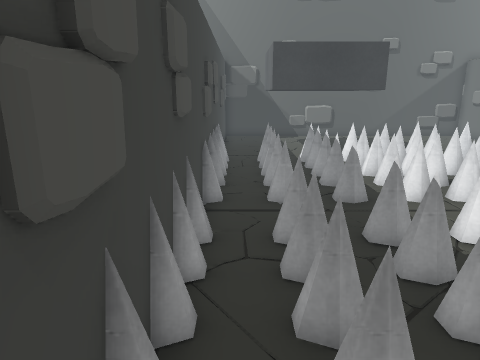
view 1 (above)

16 first-person views from a walk through a 3-D level made in the Unity game engine. The camera is 1.4 m above the floor, tilts 14° down and sees 70° across. The floor is counted in squares, 0.5 m on a side. Each view is taken from the middle of a square. On the plan, view 1 faces up. The plan holds only what a view shows up to about 20 squares ahead; the rest is blank. The place goes on beyond the plan. Door leaves are left out, so doorways stand open. Some surface patterns are stand-ins.

view 2
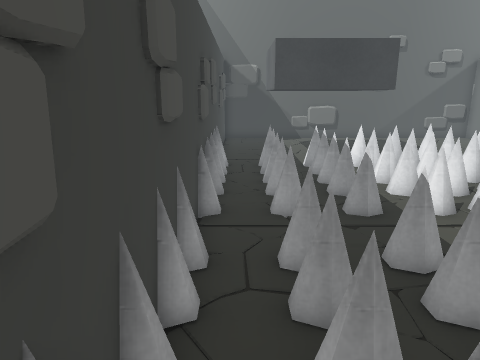

view 3
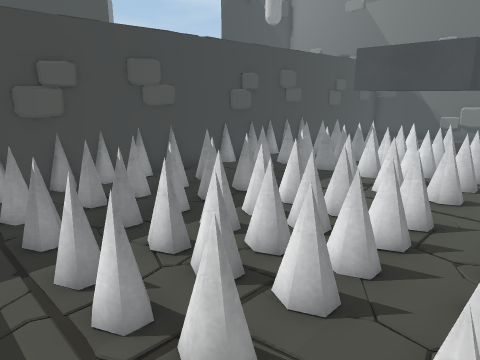

view 4
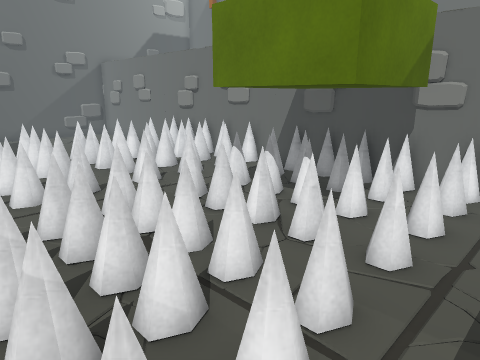

view 5
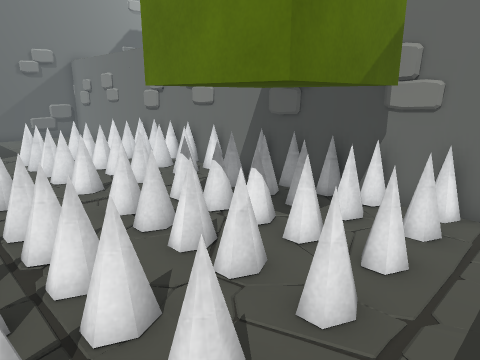

view 6
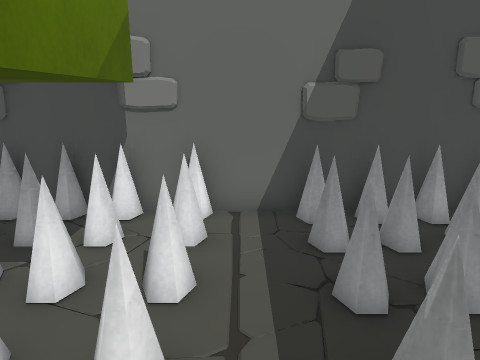

view 7
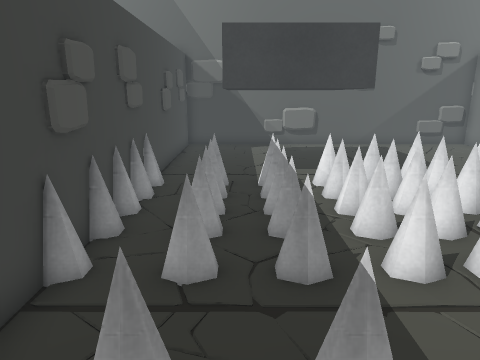

view 8
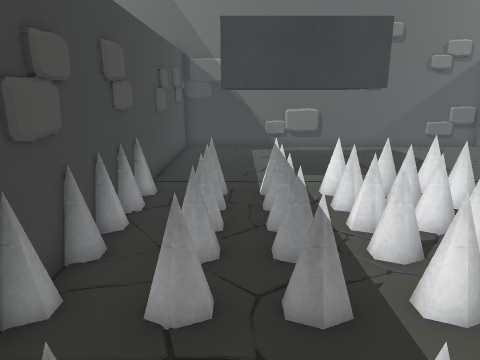

view 9
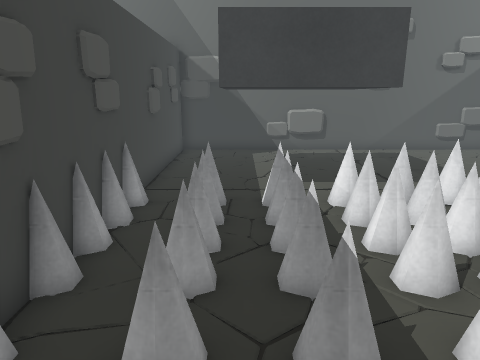

view 10
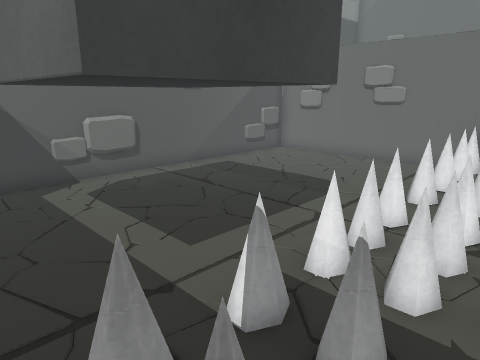

view 11
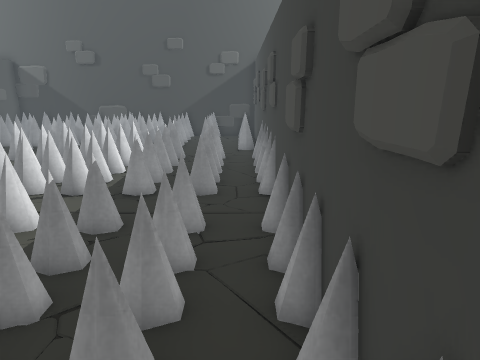

view 12
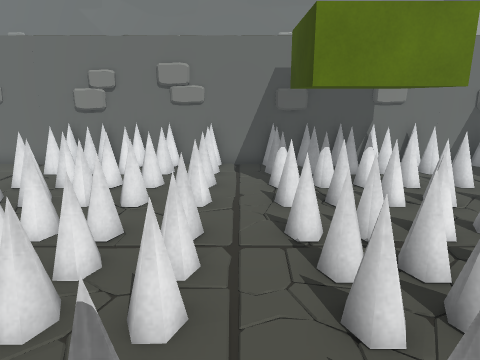

view 13
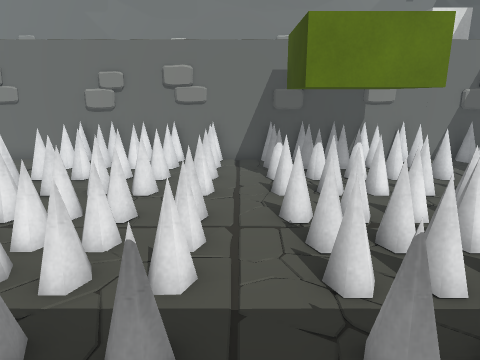

view 14
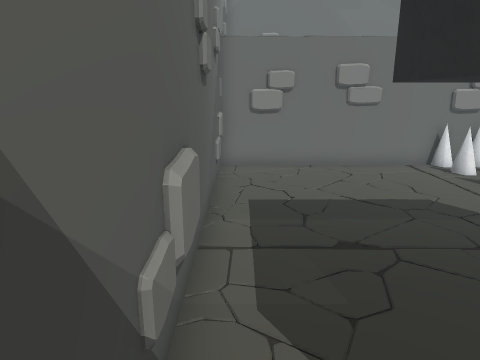

view 15
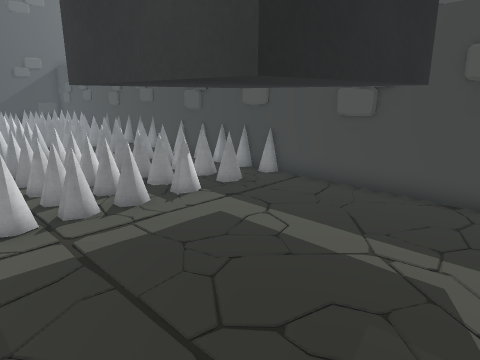

view 16
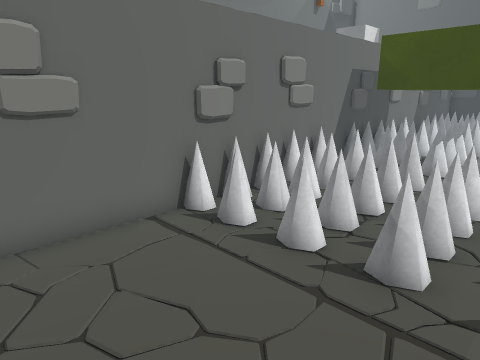

### Floor plan
Key: @ floor where view 1 was taken; # wall or solid block; x gap in a wall; . floor; = window, fence, low wall or low ledge; T thing the floor can be seen under or through; O other object.
Columns run from 1 left of view 1 to 15 right of it. Each row starts with its distance up from view 1.
 24 #################
 23 #...............#
 22 #...............#
 21 #..OOOOO........#
 20 #.O....O........#
 19 #.O....O........#
 18 #.O....O........#
 17 #.O....O........#
 16 #.OOOOOO........#
 15 #.=.=#====#====##
 14 #.x.###.==#====##
 13 #.=.=#====#====#
 12 #.=.=#====#====#
 11 #.=.=#====#====#
 10 #...#############
  9 #.=.=#====#====##
  8 #...............#
  7 #.#.####==T====##
  6 #...=#==TT OOOOO#
  5 #.....==.=T#===O#
  4 #.....==.=T#===O#
  3 #........=T#===O#
  2 #.....==.###OOOO#
  1 #.=.=#==.=#====##
  0 #@..##..........#
 -1 #...........#####
 -2 #=#==========#==#
 -3 #=#==========.==#
 -4 #=#==========#==#

Where each view was taken, in squares from view 1:
view 1: 0 up, 0 right, facing up
view 2: 1 up, 0 right, facing up
view 3: 1 down, 10 right, facing up-left
view 4: 1 down, 4 right, facing up-right
view 5: 1 down, 6 right, facing up-right
view 6: 0 up, 7 right, facing right
view 7: 4 up, 2 right, facing up
view 8: 5 up, 2 right, facing up
view 9: 6 up, 2 right, facing up
view 10: 12 up, 0 right, facing up-right
view 11: 16 up, 0 right, facing down
view 12: 8 up, 1 right, facing right
view 13: 8 up, 0 right, facing right
view 14: 23 up, 1 right, facing right
view 15: 23 up, 9 right, facing down-left
view 16: 20 up, 8 right, facing down-right
